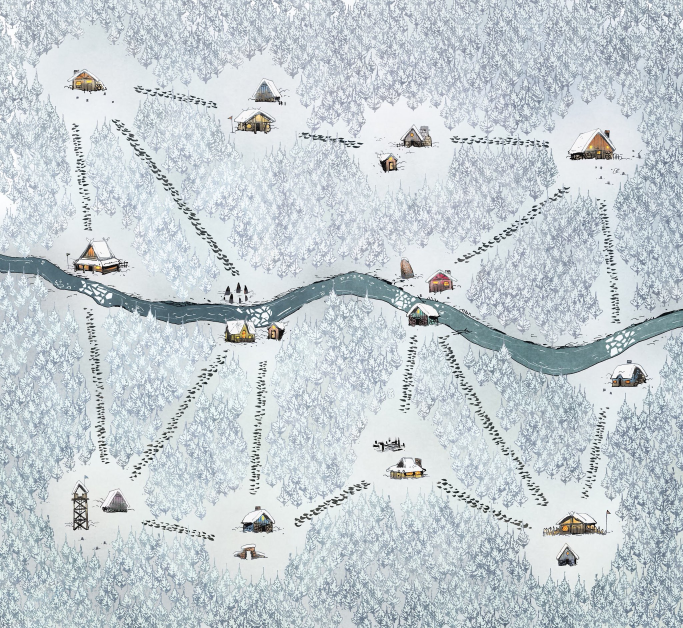
#> input picture data/game_data/board.jpg, 2048 x 1884 px (shown at 1/3 size)
$ python -i images.py   (imports and definitions only)
#> lines starting #> are read from the running program, lines starting #| are printed output that depends on the picture
from typing import Sequence

import cv2 as cv
import PIL.Image
import numpy as np
from IPython.display import display

from src.tracking.Event import Event


def imshow(img: np.ndarray):
    """
    Displays the image, courtesy of the lab notebooks

    :param img: Image to display
    """
    img = img.clip(0, 255).astype("uint8")
    if img.ndim == 3:
        if img.shape[2] == 4:
            img = cv.cvtColor(img, cv.COLOR_BGRA2RGBA)
        else:
            img = cv.cvtColor(img, cv.COLOR_BGR2RGB)
    display(PIL.Image.fromarray(img))


def scaled_imshow(img: np.ndarray, fx=0.3, fy=0.3):
    """
    Displays the image scaled by the given factor

    :param img: Image to display
    :type img: np.ndarray
    :param fx: Factor to scale the image by in the x-axis, defaults to 0.3
    :type fx: float, optional
    :param fy: Factor to scale the image by in the y-axis, defaults to 0.3
    :type fy: float, optional
    """
    scaled_img = cv.resize(img, None, fx=fx, fy=fy)
    imshow(scaled_img)


def draw_bbox(image: np.ndarray, bbox: Sequence[int], color=(255, 255, 255), thickness=2) -> np.ndarray:
    """
    Draws a bounding box in the given image

    :param image: Image to draw the bounding box in
    :type image: np.ndarray
    :param bbox: Bounding box to draw
    :type bbox: Sequence[int]
    :param color: Color of the bounding box, defaults to (255, 255, 255)
    :type color: tuple[int, int, int], optional
    :param thickness: Thickness of the bounding box, defaults to 2
    :type thickness: int, optional
    :return: Image with the bounding box drawn
    :rtype: np.ndarray
    """
    x, y, w, h = bbox
    p1 = (int(x), int(y))
    p2 = (int(x + w), int(y + h))

    return cv.rectangle(image, p1, p2, color, thickness, 1)


# [18 lines that did not run here, left out]

>>> import cv2
>>> picture = cv2.imread('../../data/game_data/board.jpg')
#> picture is the input picture: shape (1884, 2048, 3); mean B, G, R 211.7, 206.8, 197.8
>>> result = scaled_imshow(picture)
#> in scaled_imshow, `scaled_img = cv.resize(img, None, fx=fx, fy=fy)`:
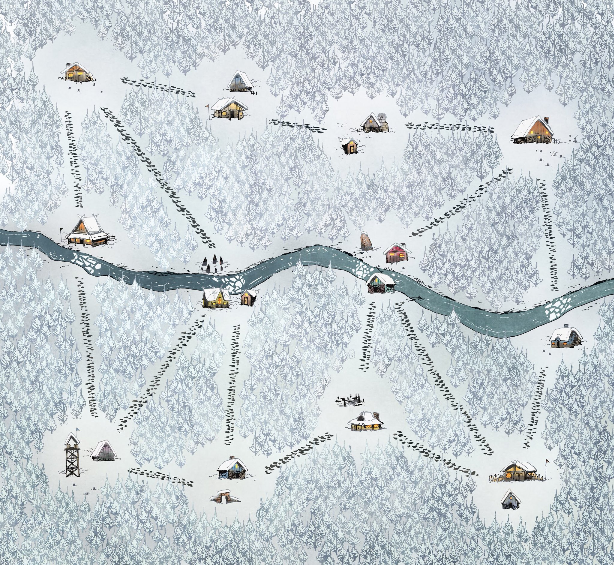
#> scaled_img: shape (565, 614, 3); mean B, G, R 211.6, 206.7, 197.8
